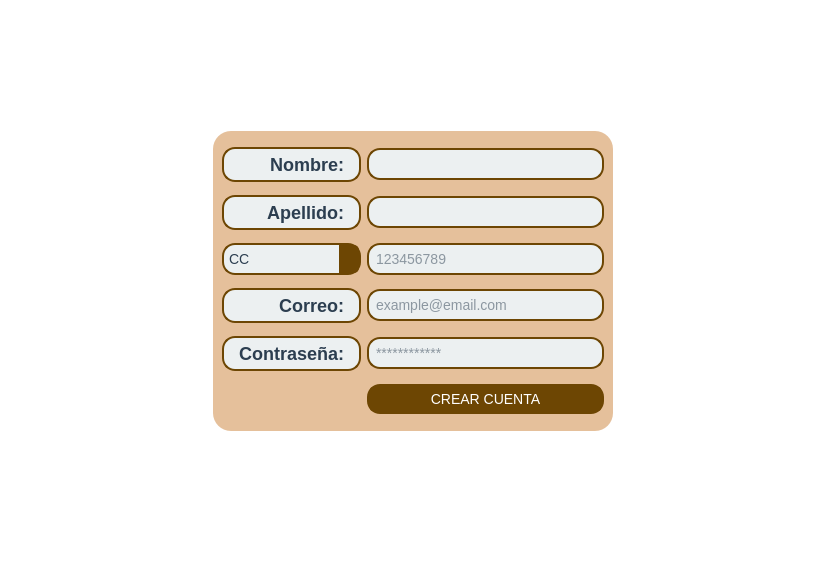
         <widget class="QWidget" name="registro">
          <property name="styleSheet">
           <string notr="true">QWidget{
background-color: rgba(255, 255, 255,0);
}</string>
          </property>
          <layout class="QGridLayout" name="gridLayout_10">
           <item row="0" column="1">
            <spacer name="verticalSpacer">
             <property name="orientation">
              <enum>Qt::Vertical</enum>
             </property>
             <property name="sizeHint" stdset="0">
              <size>
               <width>20</width>
               <height>120</height>
              </size>
             </property>
            </spacer>
           </item>
           <item row="1" column="0">
            <spacer name="horizontalSpacer_2">
             <property name="orientation">
              <enum>Qt::Horizontal</enum>
             </property>
             <property name="sizeHint" stdset="0">
              <size>
               <width>202</width>
               <height>20</height>
              </size>
             </property>
            </spacer>
           </item>
           <item row="1" column="1">
            <widget class="QFrame" name="contenido_registro">
             <property name="minimumSize">
              <size>
               <width>400</width>
               <height>300</height>
              </size>
             </property>
             <property name="sizeIncrement">
              <size>
               <width>129</width>
               <height>90</height>
              </size>
             </property>
             <property name="styleSheet">
              <string notr="true">QFrame{
	color: rgb(109, 70, 3);
	background-color: rgba(188, 94, 0,100);
border-radius: 18px;
}
QLineEdit {
    border: 2px solid rgb(109, 70, 3); /* Borde */
    border-radius: 13px; /* Radio de borde */
    padding: 5px; /* Espaciado interno */
    font-size: 14px; /* Tamaño de fuente */
    font-family: Arial, sans-serif; /* Fuente */
    color: #2c3e50; /* Color del texto */
    background-color: #ecf0f1; /* Color de fondo */
}

/* Estilo para QPushButton */
QPushButton {
    border: 2px solid  rgb(109, 70, 3); /* Borde */
    border-radius: 13px; /* Radio de borde */
    padding: 5px 10px; /* Espaciado interno */
    font-size: 14px; /* Tamaño de fuente */
    font-family: Arial, sans-serif; /* Fuente */
    color: #ffffff; /* Color del texto */
    background-color:  rgb(109, 70, 3); /* Color de fondo */
}

/* Estilo para QPushButton cuando se presiona */
QPushButton:pressed {
    background-color:  rgba(109, 70, 3,200); /* Cambio de color al presionar */
}

/* Estilo para QPushButton cuando el cursor está encima */
QPushButton:hover {
    background-color: rgba(109, 70, 3,150); /* Cambio de color al pasar el cursor */
    border: 2px solid  rgba(109, 70, 3,150); /* Cambio de borde al pasar el cursor */
}

/* Estilo para QComboBox */
QComboBox {
    border: 2px solid rgb(109, 70, 3); /* Borde */
    border-radius: 13px; /* Radio de borde */
    padding: 5px; /* Espaciado interno */
    font-size: 14px; /* Tamaño de fuente */
    font-family: Arial, sans-serif; /* Fuente */
    color: #2c3e50; /* Color del texto */
    background-color: #ecf0f1; /* Color de fondo */
}

/* Estilo para QComboBox cuando se despliega */
QComboBox::drop-down {
    subcontrol-origin: padding;
    subcontrol-position: right;
    width: 20px; /* Ancho del botón desplegable */
    border-left-width: 0px; /* Sin borde a la izquierda del botón */
    border-top-right-radius: 5px; /* Radio de borde superior derecho */
    border-bottom-right-radius: 5px; /* Radio de borde inferior derecho */
    background-color: rgb(109, 70, 3); /* Color de fondo del botón desplegable */
}

/* Estilo para QComboBox cuando se despliega y se presiona */
QComboBox::down-arrow {
    width: 15px; /* Ancho del icono */
    height: 15px; /* Alto del icono */
    padding-right: 5px; /* Espaciado a la derecha del icono */
}
QLabel{
color: #2c3e50; /* Color del texto */
    font-size: 18px; /* Tamaño de fuente */
    font-weight: bold; /* Negrita */
    font-family: Arial, sans-serif; /* Fuente */
    background-color: #ecf0f1; /* Color de fondo */
    border: 2px solid rgb(109, 70, 3); /* Borde */
    border-radius: 13px; /* Radio de borde */
    padding: 5px 10px; /* Espaciado interno */
}
</string>
             </property>
             <property name="frameShape">
              <enum>QFrame::StyledPanel</enum>
             </property>
             <property name="frameShadow">
              <enum>QFrame::Raised</enum>
             </property>
             <layout class="QGridLayout" name="gridLayout_5">
              <item row="3" column="0">
               <widget class="QLabel" name="label_correo">
                <property name="minimumSize">
                 <size>
                  <width>0</width>
                  <height>0</height>
                 </size>
                </property>
                <property name="maximumSize">
                 <size>
                  <width>16777215</width>
                  <height>16777215</height>
                 </size>
                </property>
                <property name="font">
                 <font>
                  <family>Arial</family>
                  <pointsize>-1</pointsize>
                  <bold>true</bold>
                 </font>
                </property>
                <property name="layoutDirection">
                 <enum>Qt::RightToLeft</enum>
                </property>
                <property name="styleSheet">
                 <string notr="true"/>
                </property>
                <property name="text">
                 <string>Correo:</string>
                </property>
                <property name="alignment">
                 <set>Qt::AlignRight|Qt::AlignTrailing|Qt::AlignVCenter</set>
                </property>
               </widget>
              </item>
              <item row="0" column="0">
               <widget class="QLabel" name="label_correo_3">
                <property name="minimumSize">
                 <size>
                  <width>0</width>
                  <height>0</height>
                 </size>
                </property>
                <property name="maximumSize">
                 <size>
                  <width>16777215</width>
                  <height>16777215</height>
                 </size>
                </property>
                <property name="font">
                 <font>
                  <family>Arial</family>
                  <pointsize>-1</pointsize>
                  <bold>true</bold>
                 </font>
                </property>
                <property name="layoutDirection">
                 <enum>Qt::RightToLeft</enum>
                </property>
                <property name="styleSheet">
                 <string notr="true"/>
                </property>
                <property name="text">
                 <string>Nombre:</string>
                </property>
                <property name="alignment">
                 <set>Qt::AlignRight|Qt::AlignTrailing|Qt::AlignVCenter</set>
                </property>
               </widget>
              </item>
              <item row="0" column="1">
               <widget class="QLineEdit" name="Nombre">
                <property name="inputMask">
                 <string/>
                </property>
               </widget>
              </item>
              <item row="2" column="0">
               <widget class="QComboBox" name="comboBox">
                <property name="layoutDirection">
                 <enum>Qt::LeftToRight</enum>
                </property>
                <item>
                 <property name="text">
                  <string>CC</string>
                 </property>
                </item>
                <item>
                 <property name="text">
                  <string>TI</string>
                 </property>
                </item>
                <item>
                 <property name="text">
                  <string>CE</string>
                 </property>
                </item>
                <item>
                 <property name="text">
                  <string>RC</string>
                 </property>
                </item>
               </widget>
              </item>
              <item row="2" column="1">
               <widget class="QLineEdit" name="Cedula">
                <property name="inputMask">
                 <string/>
                </property>
                <property name="placeholderText">
                 <string>123456789</string>
                </property>
               </widget>
              </item>
              <item row="3" column="1">
               <widget class="QLineEdit" name="Correo">
                <property name="inputMask">
                 <string/>
                </property>
                <property name="placeholderText">
                 <string>example@email.com</string>
                </property>
               </widget>
              </item>
              <item row="1" column="0">
               <widget class="QLabel" name="label">
                <property name="styleSheet">
                 <string notr="true"/>
                </property>
                <property name="text">
                 <string>Apellido:</string>
                </property>
                <property name="alignment">
                 <set>Qt::AlignRight|Qt::AlignTrailing|Qt::AlignVCenter</set>
                </property>
               </widget>
              </item>
              <item row="4" column="0">
               <widget class="QLabel" name="label_password">
                <property name="styleSheet">
                 <string notr="true"/>
                </property>
                <property name="text">
                 <string>Contraseña:</string>
                </property>
                <property name="alignment">
                 <set>Qt::AlignRight|Qt::AlignTrailing|Qt::AlignVCenter</set>
                </property>
               </widget>
              </item>
              <item row="4" column="1">
               <widget class="QLineEdit" name="password">
                <property name="echoMode">
                 <enum>QLineEdit::Password</enum>
                </property>
                <property name="placeholderText">
                 <string>************</string>
                </property>
               </widget>
              </item>
              <item row="5" column="1">
               <widget class="QPushButton" name="acceder">
                <property name="text">
                 <string>CREAR CUENTA</string>
                </property>
               </widget>
              </item>
              <item row="1" column="1">
               <widget class="QLineEdit" name="Apellido">
                <property name="inputMask">
                 <string/>
                </property>
                <property name="text">
                 <string/>
                </property>
               </widget>
              </item>
             </layout>
            </widget>
           </item>
           <item row="1" column="2">
            <spacer name="horizontalSpacer_3">
             <property name="orientation">
              <enum>Qt::Horizontal</enum>
             </property>
             <property name="sizeHint" stdset="0">
              <size>
               <width>201</width>
               <height>20</height>
              </size>
             </property>
            </spacer>
           </item>
           <item row="2" column="1">
            <spacer name="verticalSpacer_2">
             <property name="orientation">
              <enum>Qt::Vertical</enum>
             </property>
             <property name="sizeHint" stdset="0">
              <size>
               <width>20</width>
               <height>119</height>
              </size>
             </property>
            </spacer>
           </item>
          </layout>
         </widget>
